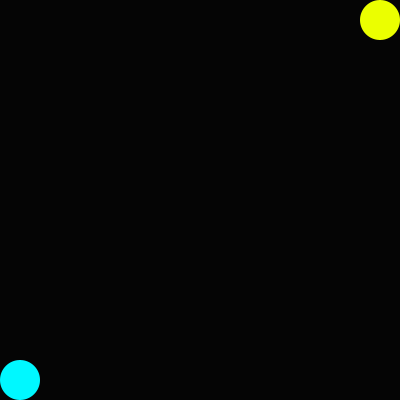
Frame 1 (no input)
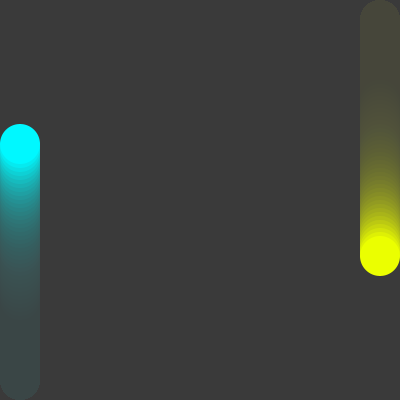
Frame 60 (the mouse pressed at the canvas centre just before this capture)
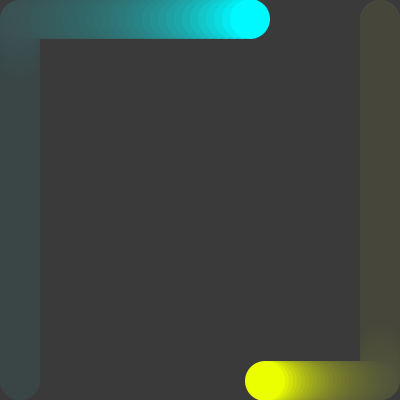
Frame 120 (the mouse held since frame 60 and released just before this capture)

The Processing sketch that drew these frames (run headless with seeded random() and noise(); from frame 60 on, the mouse is pressed at the canvas centre):

// Processing sketch: processing_133495
// ── processing_133495.pde

//nickiecheung HW5 feb 3

//global variables
float xFir, yFir, xSec, ySec, dx, dy, dX, dY, wd, ht; 
color bgColor, cFir, cSec; 

void setup( ) 
{ 
  size( 400, 400 ); 
  background( 0 ); 
  wd = 40; 
  ht = 40; 
  xFir = 0; 
  yFir = height - ht; 
  xSec = width - wd;
  ySec = 0;
  dx = 0;
  dy = 1;
  dX = 0;
  dY = 1;
  ellipseMode(CORNER);



  bgColor = color( 60, 60, 60, 20 ); 
  cFir = color( 0, 248, 255 ); 
  cSec = color(235, 255, 0);
  noStroke ( );
} 

void draw( )
{
  prepWindow( );
  drawFigure( xSec, ySec, wd, ht, cSec );
  drawFigure( xFir, yFir, wd, ht, cFir );
  moveFigure( );
}

void prepWindow( )
{
  fill( bgColor );
  rect( 0, 0, width, height );
}


void drawFigure( float x, float y, float wd, float ht, color c )
{
  fill( c);
  ellipse( x, y, wd, ht );
}

void moveFigure( )
{
  xFir = xFir + dx;
  yFir = yFir - dy;
  if ( yFir < 0 )
  {
    dx = 2;
    dy = 0;
  }
  xFir = xFir + dx;
  yFir = yFir - dy;
  if ( xFir >= width - wd )
  {
    dx = 0;
    dy = -2;
  }
  xFir = xFir + dx;
  yFir = yFir - dy;
  if ( yFir > height - ht )
  {
    dx = -2;
    dy = 0;
  }
  xFir = xFir + dx;
  yFir = yFir - dy;
  if ( xFir < 0 )
  {
    dx = 0;
    dy = 2;
  }
  xSec = xSec + dX;
  ySec = ySec + dY;
  if ( ySec > height - ht )
  {
    dX = -1;
    dY = 0;
  }
  xSec = xSec + dX;
  ySec = ySec + dY;
  if ( xSec < 0 )
  {
    dX = 0;
    dY = -1;
  }
  xSec = xSec + dX;
  ySec = ySec + dY;
  if ( ySec < 0 )
  {
    dX = 1;
    dY = 0;
  }
  xSec = xSec + dX;
  ySec = ySec + dY;
  if ( xSec > width - wd )
  {
    dX = 0;
    dY = 1;
  }
}
